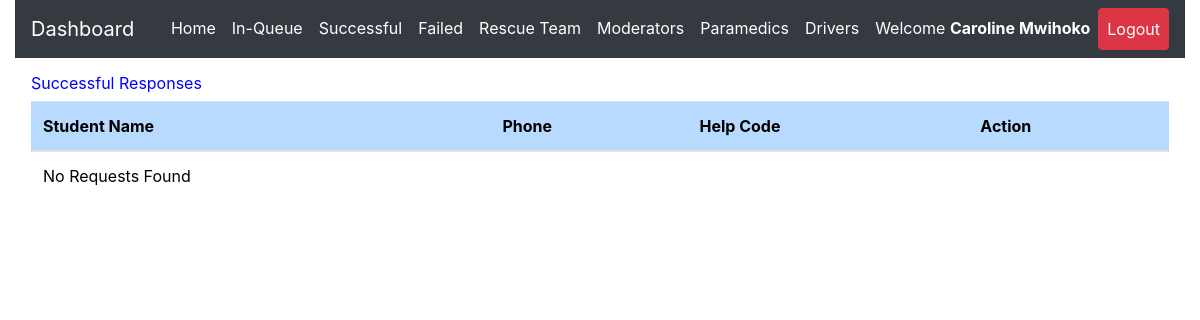
/admin/successful.php (signed in), run on an earlier commit of the app's database.
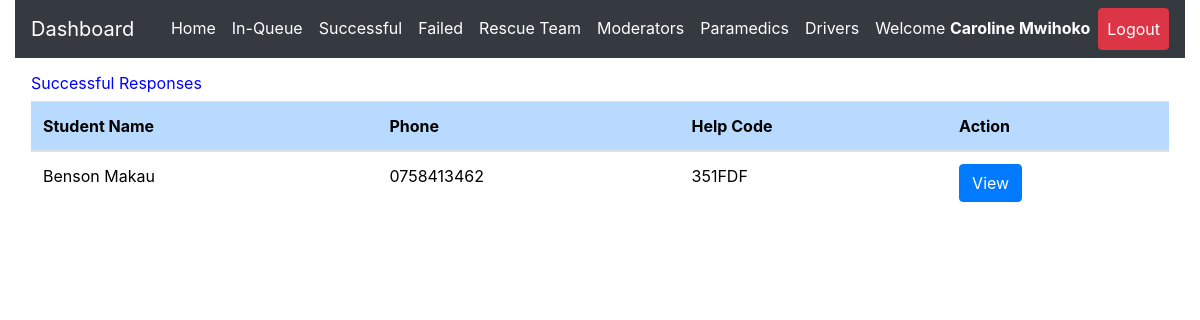
And on a later commit of the database.
### tables this page shows
CREATE TABLE `request_status` (
  `id` int(20) NOT NULL,
  `helpID` varchar(50) NOT NULL,
  `ip_address` varchar(100) NOT NULL,
  `request_latitude` varchar(50) NOT NULL,
  `request_longitude` varchar(50) NOT NULL,
  `status` varchar(50) DEFAULT 'Pending',
  `admNo` varchar(255) NOT NULL,
  `timestamp` datetime NOT NULL DEFAULT CURRENT_TIMESTAMP
);

CREATE TABLE `student_details` (
  `id` int(20) NOT NULL,
  `regNum` varchar(255) NOT NULL,
  `firstname` varchar(255) NOT NULL,
  `lastname` varchar(255) NOT NULL,
  `emailaddress` varchar(255) NOT NULL,
  `phonenumber` varchar(15) NOT NULL,
  `password` varchar(255) NOT NULL,
  `date` datetime NOT NULL DEFAULT CURRENT_TIMESTAMP
);

### admin/successful.php (the view, shortened to what this page needs)
<?php
include 'server.php';
?>
<!DOCTYPE html>
<html lang="en">
<?php include './includes/header.php'; ?>
  <body>
    <?php include './includes/navbar.php'; ?>
  <div class="row m-3">
    <div class="col-md-12">
<div class="table-responsive-lg">
    <table class="table" style='color:black; font-weight:normal'>
        <thead>
          <h6  style='color:blue; font-weight:normal'>
          Successful Responses</h6>
            <tr >
              <th scope="col" class="table-primary">Student Name</th>
              <th scope="col" class="table-primary">Phone</th>
              <th scope="col" class="table-primary">Help Code</th>
              <th scope="col" class="table-primary">Action</th>
            </tr>
          </thead>
          <tbody>
    <?php
    if($_SESSION['admin_id']){
        $data_fetch_query = "SELECT request_status.id, request_status.helpID,request_status.status,
        request_status.admNo,request_status.timestamp,student_details.regNum,student_details.regNum,
        student_details.firstname,student_details.lastname,student_details.phonenumber
        FROM request_status
        INNER JOIN student_details ON request_status.admNo = student_details.regNum  WHERE request_status.status ='Successful' order by request_status.timestamp DESC;";
        $data_result = mysqli_query($db, $data_fetch_query);
        if ($data_result->num_rows > 0){
            while($row = $data_result->fetch_assoc()) {
            $help_code=$row["helpID"];
        echo "<tr> <td>" .$row["firstname"]. " ".$row["lastname"]. "</td>";
        echo "<td>" .$row["phonenumber"]."</td>";
        echo "<td>" .$row["helpID"]."</td>";
        echo "<td>
        <form method ='POST' action='server.php'>
        <input  type='text' hidden name='help_code' value='$help_code'>
        <input type='submit' value='View' name='view-requests-being-attended-btn' class='btn btn-primary'>
        </form>
        </td> </tr>";
        }
        }else{
        echo "<td>"."No Requests Found"."</td>";
        }
        } else{
            echo "<td>"."No Data Found"."</td>";
        }
?>
          </tbody>
    </table>
  </div>
  </div>
</div>
  </body>
</html>

### admin/includes/header.php (shortened to what this page needs)
<head>
    <link rel="stylesheet" href="https://cdnjs.cloudflare.com/ajax/libs/font-awesome/6.0.0/css/all.min.css" />
    <link rel="stylesheet" href="https://maxcdn.bootstrapcdn.com/bootstrap/4.0.0/css/bootstrap.min.css">
    <link rel="stylesheet" href="./static/css/style.css" />
  </head>

### admin/includes/navbar.php (shortened to what this page needs)
<div class="container-fluid" id="mynav">
  <nav class="navbar navbar-expand-lg navbar-dark bg-dark ">
  <a class="navbar-brand" href="./dashboard.php">Dashboard</a>
  <div class="collapse navbar-collapse" id="navbarSupportedContent">
    <ul class="navbar-nav ml-auto ">
      <?php
     if($_SESSION['admin_id']){ ?>
    <li class="nav-item">
        <a class="nav-link active" href="dashboard.php">Home</a>
      </li>
     <li class="nav-item">
        <a class="nav-link active" href="inqueue.php">In-Queue</a>
      </li>
      <li class="nav-item">
        <a class="nav-link active" href="successful.php">Successful</a>
      </li>
      <li class="nav-item">
        <a class="nav-link active" href="failed.php">Failed</a>
      </li>
      <li class="nav-item">
        <a class="nav-link active" href="team.php">Rescue Team</a>
      </li>
      <li class="nav-item">
        <a class="nav-link active" href="moderators.php">Moderators</a>
      </li>
      <li class="nav-item">
        <a class="nav-link active" href="paramedics.php">Paramedics</a>
      </li>
      <li class="nav-item">
        <a class="nav-link active" href="drivers.php">Drivers</a>
      </li>
      <li class="nav-item active">
      <a class="nav-link" href="javascript:void(0)">
      <?php echo "Welcome ". "<strong style='color:white;'>".$_SESSION['admin_firstname']." ".$_SESSION['admin_lastname'];  ?> </a>
      </li>
      <li class="nav-item active">
        <a class="nav-link btn btn-danger" href="logout.php">Logout </a>
      </li>
         <?php
  }
 ?>
    </ul>
  </div>
</nav>
</div>

What changed in the data, as far as the page shows it:
now on this page (row edited): request_status: admNo.firstname "Benson", admNo.lastname "Makau", admNo.phonenumber "0758413462", helpID "351FDF"
Also different on the page:
text no longer shown: "No Requests Found"
